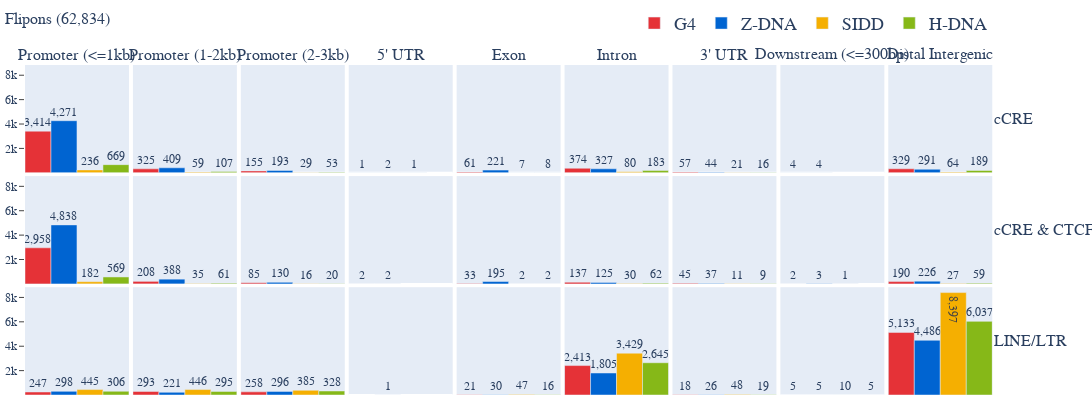

Source (notebook cell):
### Code cell
data_mirna = get_plotly_data(F_FLIPON_TO_DATA)
plot_matrix(
    groups,
    annotations,
    feature_groups,
    plotly_data=data_mirna,
    title=f"Flipons ({data_mirna['count'].sum():,d})",
    height=400,
    fig_title="Figure.draft.1c.png",
)

### Figure 1 — Plotly figure (JSON) as saved in the notebook; plotly's stock layout.template omitted (floating-point values rounded to 4 significant figures)
{"data": [{"marker": {"color": "#e53237"}, "name": "G4", "showlegend": true, "textposition": "outside", "texttemplate": "%{y:,d}", "type": "bar", "width": 1, "x": ["G4"], "xaxis": "x", "y": [3414], "yaxis": "y"}, {"marker": {"color": "#0064d1"}, "name": "Z-DNA", "showlegend": true, "textposition": "outside", "texttemplate": "%{y:,d}", "type": "bar", "width": 1, "x": ["Z-DNA"], "xaxis": "x", "y": [4271], "yaxis": "y"}, {"marker": {"color": "#f5af01"}, "name": "SIDD", "showlegend": true, "textposition": "outside", "texttemplate": "%{y:,d}", "type": "bar", "width": 1, "x": ["SIDD"], "xaxis": "x", "y": [236], "yaxis": "y"}, {"marker": {"color": "#86b818"}, "name": "H-DNA", "showlegend": true, "textposition": "outside", "texttemplate": "%{y:,d}", "type": "bar", "width": 1, "x": ["H-DNA"], "xaxis": "x", "y": [669], "yaxis": "y"}, {"marker": {"color": "#e53237"}, "name": "G4", "showlegend": false, "textposition": "outside", "texttemplate": "%{y:,d}", "type": "bar", "width": 1, "x": ["G4"], "xaxis": "x2", "y": [325], "yaxis": "y2"}, {"marker": {"color": "#0064d1"}, "name": "Z-DNA", "showlegend": false, "textposition": "outside", "texttemplate": "%{y:,d}", "type": "bar", "width": 1, "x": ["Z-DNA"], "xaxis": "x2", "y": [409], "yaxis": "y2"}, {"marker": {"color": "#f5af01"}, "name": "SIDD", "showlegend": false, "textposition": "outside", "texttemplate": "%{y:,d}", "type": "bar", "width": 1, "x": ["SIDD"], "xaxis": "x2", "y": [59], "yaxis": "y2"}, {"marker": {"color": "#86b818"}, "name": "H-DNA", "showlegend": false, "textposition": "outside", "texttemplate": "%{y:,d}", "type": "bar", "width": 1, "x": ["H-DNA"], "xaxis": "x2", "y": [107], "yaxis": "y2"}, {"marker": {"color": "#e53237"}, "name": "G4", "showlegend": false, "textposition": "outside", "texttemplate": "%{y:,d}", "type": "bar", "width": 1, "x": ["G4"], "xaxis": "x3", "y": [155], "yaxis": "y3"}, {"marker": {"color": "#0064d1"}, "name": "Z-DNA", "showlegend": false, "textposition": "outside", "texttemplate": "%{y:,d}", "type": "bar", "width": 1, "x": ["Z-DNA"], "xaxis": "x3", "y": [193], "yaxis": "y3"}, {"marker": {"color": "#f5af01"}, "name": "SIDD", "showlegend": false, "textposition": "outside", "texttemplate": "%{y:,d}", "type": "bar", "width": 1, "x": ["SIDD"], "xaxis": "x3", "y": [29], "yaxis": "y3"}, {"marker": {"color": "#86b818"}, "name": "H-DNA", "showlegend": false, "textposition": "outside", "texttemplate": "%{y:,d}", "type": "bar", "width": 1, "x": ["H-DNA"], "xaxis": "x3", "y": [53], "yaxis": "y3"}, {"marker": {"color": "#e53237"}, "name": "G4", "showlegend": false, "textposition": "outside", "texttemplate": "%{y:,d}", "type": "bar", "width": 1, "x": ["G4"], "xaxis": "x4", "y": [1], "yaxis": "y4"}, {"marker": {"color": "#0064d1"}, "name": "Z-DNA", "showlegend": false, "textposition": "outside", "texttemplate": "%{y:,d}", "type": "bar", "width": 1, "x": ["Z-DNA"], "xaxis": "x4", "y": [2], "yaxis": "y4"}, {"marker": {"color": "#f5af01"}, "name": "SIDD", "showlegend": false, "textposition": "outside", "texttemplate": "%{y:,d}", "type": "bar", "width": 1, "x": ["SIDD"], "xaxis": "x4", "y": [1], "yaxis": "y4"}, {"marker": {"color": "#e53237"}, "name": "G4", "showlegend": false, "textposition": "outside", "texttemplate": "%{y:,d}", "type": "bar", "width": 1, "x": ["G4"], "xaxis": "x5", "y": [61], "yaxis": "y5"}, {"marker": {"color": "#0064d1"}, "name": "Z-DNA", "showlegend": false, "textposition": "outside", "texttemplate": "%{y:,d}", "type": "bar", "width": 1, "x": ["Z-DNA"], "xaxis": "x5", "y": [221], "yaxis": "y5"}, {"marker": {"color": "#f5af01"}, "name": "SIDD", "showlegend": false, "textposition": "outside", "texttemplate": "%{y:,d}", "type": "bar", "width": 1, "x": ["SIDD"], "xaxis": "x5", "y": [7], "yaxis": "y5"}, {"marker": {"color": "#86b818"}, "name": "H-DNA", "showlegend": false, "textposition": "outside", "texttemplate": "%{y:,d}", "type": "bar", "width": 1, "x": ["H-DNA"], "xaxis": "x5", "y": [8], "yaxis": "y5"}, {"marker": {"color": "#e53237"}, "name": "G4", "showlegend": false, "textposition": "outside", "texttemplate": "%{y:,d}", "type": "bar", "width": 1, "x": ["G4"], "xaxis": "x6", "y": [374], "yaxis": "y6"}, {"marker": {"color": "#0064d1"}, "name": "Z-DNA", "showlegend": false, "textposition": "outside", "texttemplate": "%{y:,d}", "type": "bar", "width": 1, "x": ["Z-DNA"], "xaxis": "x6", "y": [327], "yaxis": "y6"}, {"marker": {"color": "#f5af01"}, "name": "SIDD", "showlegend": false, "textposition": "outside", "texttemplate": "%{y:,d}", "type": "bar", "width": 1, "x": ["SIDD"], "xaxis": "x6", "y": [80], "yaxis": "y6"}, {"marker": {"color": "#86b818"}, "name": "H-DNA", "showlegend": false, "textposition": "outside", "texttemplate": "%{y:,d}", "type": "bar", "width": 1, "x": ["H-DNA"], "xaxis": "x6", "y": [183], "yaxis": "y6"}, {"marker": {"color": "#e53237"}, "name": "G4", "showlegend": false, "textposition": "outside", "texttemplate": "%{y:,d}", "type": "bar", "width": 1, "x": ["G4"], "xaxis": "x7", "y": [57], "yaxis": "y7"}, {"marker": {"color": "#0064d1"}, "name": "Z-DNA", "showlegend": false, "textposition": "outside", "texttemplate": "%{y:,d}", "type": "bar", "width": 1, "x": ["Z-DNA"], "xaxis": "x7", "y": [44], "yaxis": "y7"}, {"marker": {"color": "#f5af01"}, "name": "SIDD", "showlegend": false, "textposition": "outside", "texttemplate": "%{y:,d}", "type": "bar", "width": 1, "x": ["SIDD"], "xaxis": "x7", "y": [21], "yaxis": "y7"}, {"marker": {"color": "#86b818"}, "name": "H-DNA", "showlegend": false, "textposition": "outside", "texttemplate": "%{y:,d}", "type": "bar", "width": 1, "x": ["H-DNA"], "xaxis": "x7", "y": [16], "yaxis": "y7"}, {"marker": {"color": "#e53237"}, "name": "G4", "showlegend": false, "textposition": "outside", "texttemplate": "%{y:,d}", "type": "bar", "width": 1, "x": ["G4"], "xaxis": "x8", "y": [4], "yaxis": "y8"}, {"marker": {"color": "#0064d1"}, "name": "Z-DNA", "showlegend": false, "textposition": "outside", "texttemplate": "%{y:,d}", "type": "bar", "width": 1, "x": ["Z-DNA"], "xaxis": "x8", "y": [4], "yaxis": "y8"}, {"marker": {"color": "#e53237"}, "name": "G4", "showlegend": false, "textposition": "outside", "texttemplate": "%{y:,d}", "type": "bar", "width": 1, "x": ["G4"], "xaxis": "x9", "y": [329], "yaxis": "y9"}, {"marker": {"color": "#0064d1"}, "name": "Z-DNA", "showlegend": false, "textposition": "outside", "texttemplate": "%{y:,d}", "type": "bar", "width": 1, "x": ["Z-DNA"], "xaxis": "x9", "y": [291], "yaxis": "y9"}, {"marker": {"color": "#f5af01"}, "name": "SIDD", "showlegend": false, "textposition": "outside", "texttemplate": "%{y:,d}", "type": "bar", "width": 1, "x": ["SIDD"], "xaxis": "x9", "y": [64], "yaxis": "y9"}, {"marker": {"color": "#86b818"}, "name": "H-DNA", "showlegend": false, "textposition": "outside", "texttemplate": "%{y:,d}", "type": "bar", "width": 1, "x": ["H-DNA"], "xaxis": "x9", "y": [189], "yaxis": "y9"}, {"marker": {"color": "#e53237"}, "name": "G4", "showlegend": false, "textposition": "outside", "texttemplate": "%{y:,d}", "type": "bar", "width": 1, "x": ["G4"], "xaxis": "x10", "y": [2958], "yaxis": "y10"}, {"marker": {"color": "#0064d1"}, "name": "Z-DNA", "showlegend": false, "textposition": "outside", "texttemplate": "%{y:,d}", "type": "bar", "width": 1, "x": ["Z-DNA"], "xaxis": "x10", "y": [4838], "yaxis": "y10"}, {"marker": {"color": "#f5af01"}, "name": "SIDD", "showlegend": false, "textposition": "outside", "texttemplate": "%{y:,d}", "type": "bar", "width": 1, "x": ["SIDD"], "xaxis": "x10", "y": [182], "yaxis": "y10"}, {"marker": {"color": "#86b818"}, "name": "H-DNA", "showlegend": false, "textposition": "outside", "texttemplate": "%{y:,d}", "type": "bar", "width": 1, "x": ["H-DNA"], "xaxis": "x10", "y": [569], "yaxis": "y10"}, {"marker": {"color": "#e53237"}, "name": "G4", "showlegend": false, "textposition": "outside", "texttemplate": "%{y:,d}", "type": "bar", "width": 1, "x": ["G4"], "xaxis": "x11", "y": [208], "yaxis": "y11"}, {"marker": {"color": "#0064d1"}, "name": "Z-DNA", "showlegend": false, "textposition": "outside", "texttemplate": "%{y:,d}", "type": "bar", "width": 1, "x": ["Z-DNA"], "xaxis": "x11", "y": [388], "yaxis": "y11"}, {"marker": {"color": "#f5af01"}, "name": "SIDD", "showlegend": false, "textposition": "outside", "texttemplate": "%{y:,d}", "type": "bar", "width": 1, "x": ["SIDD"], "xaxis": "x11", "y": [35], "yaxis": "y11"}, {"marker": {"color": "#86b818"}, "name": "H-DNA", "showlegend": false, "textposition": "outside", "texttemplate": "%{y:,d}", "type": "bar", "width": 1, "x": ["H-DNA"], "xaxis": "x11", "y": [61], "yaxis": "y11"}, {"marker": {"color": "#e53237"}, "name": "G4", "showlegend": false, "textposition": "outside", "texttemplate": "%{y:,d}", "type": "bar", "width": 1, "x": ["G4"], "xaxis": "x12", "y": [85], "yaxis": "y12"}, {"marker": {"color": "#0064d1"}, "name": "Z-DNA", "showlegend": false, "textposition": "outside", "texttemplate": "%{y:,d}", "type": "bar", "width": 1, "x": ["Z-DNA"], "xaxis": "x12", "y": [130], "yaxis": "y12"}, {"marker": {"color": "#f5af01"}, "name": "SIDD", "showlegend": false, "textposition": "outside", "texttemplate": "%{y:,d}", "type": "bar", "width": 1, "x": ["SIDD"], "xaxis": "x12", "y": [16], "yaxis": "y12"}, {"marker": {"color": "#86b818"}, "name": "H-DNA", "showlegend": false, "textposition": "outside", "texttemplate": "%{y:,d}", "type": "bar", "width": 1, "x": ["H-DNA"], "xaxis": "x12", "y": [20], "yaxis": "y12"}, {"marker": {"color": "#e53237"}, "name": "G4", "showlegend": false, "textposition": "outside", "texttemplate": "%{y:,d}", "type": "bar", "width": 1, "x": ["G4"], "xaxis": "x13", "y": [2], "yaxis": "y13"}, {"marker": {"color": "#0064d1"}, "name": "Z-DNA", "showlegend": false, "textposition": "outside", "texttemplate": "%{y:,d}", "type": "bar", "width": 1, "x": ["Z-DNA"], "xaxis": "x13", "y": [2], "yaxis": "y13"}, {"marker": {"color": "#e53237"}, "name": "G4", "showlegend": false, "textposition": "outside", "texttemplate": "%{y:,d}", "type": "bar", "width": 1, "x": ["G4"], "xaxis": "x14", "y": [33], "yaxis": "y14"}, {"marker": {"color": "#0064d1"}, "name": "Z-DNA", "showlegend": false, "textposition": "outside", "texttemplate": "%{y:,d}", "type": "bar", "width": 1, "x": ["Z-DNA"], "xaxis": "x14", "y": [195], "yaxis": "y14"}, {"marker": {"color": "#f5af01"}, "name": "SIDD", "showlegend": false, "textposition": "outside", "texttemplate": "%{y:,d}", "type": "bar", "width": 1, "x": ["SIDD"], "xaxis": "x14", "y": [2], "yaxis": "y14"}, {"marker": {"color": "#86b818"}, "name": "H-DNA", "showlegend": false, "textposition": "outside", "texttemplate": "%{y:,d}", "type": "bar", "width": 1, "x": ["H-DNA"], "xaxis": "x14", "y": [2], "yaxis": "y14"}, {"marker": {"color": "#e53237"}, "name": "G4", "showlegend": false, "textposition": "outside", "texttemplate": "%{y:,d}", "type": "bar", "width": 1, "x": ["G4"], "xaxis": "x15", "y": [137], "yaxis": "y15"}, {"marker": {"color": "#0064d1"}, "name": "Z-DNA", "showlegend": false, "textposition": "outside", "texttemplate": "%{y:,d}", "type": "bar", "width": 1, "x": ["Z-DNA"], "xaxis": "x15", "y": [125], "yaxis": "y15"}, {"marker": {"color": "#f5af01"}, "name": "SIDD", "showlegend": false, "textposition": "outside", "texttemplate": "%{y:,d}", "type": "bar", "width": 1, "x": ["SIDD"], "xaxis": "x15", "y": [30], "yaxis": "y15"}, {"marker": {"color": "#86b818"}, "name": "H-DNA", "showlegend": false, "textposition": "outside", "texttemplate": "%{y:,d}", "type": "bar", "width": 1, "x": ["H-DNA"], "xaxis": "x15", "y": [62], "yaxis": "y15"}, {"marker": {"color": "#e53237"}, "name": "G4", "showlegend": false, "textposition": "outside", "texttemplate": "%{y:,d}", "type": "bar", "width": 1, "x": ["G4"], "xaxis": "x16", "y": [45], "yaxis": "y16"}, {"marker": {"color": "#0064d1"}, "name": "Z-DNA", "showlegend": false, "textposition": "outside", "texttemplate": "%{y:,d}", "type": "bar", "width": 1, "x": ["Z-DNA"], "xaxis": "x16", "y": [37], "yaxis": "y16"}, {"marker": {"color": "#f5af01"}, "name": "SIDD", "showlegend": false, "textposition": "outside", "texttemplate": "%{y:,d}", "type": "bar", "width": 1, "x": ["SIDD"], "xaxis": "x16", "y": [11], "yaxis": "y16"}, {"marker": {"color": "#86b818"}, "name": "H-DNA", "showlegend": false, "textposition": "outside", "texttemplate": "%{y:,d}", "type": "bar", "width": 1, "x": ["H-DNA"], "xaxis": "x16", "y": [9], "yaxis": "y16"}, {"marker": {"color": "#e53237"}, "name": "G4", "showlegend": false, "textposition": "outside", "texttemplate": "%{y:,d}", "type": "bar", "width": 1, "x": ["G4"], "xaxis": "x17", "y": [2], "yaxis": "y17"}, {"marker": {"color": "#0064d1"}, "name": "Z-DNA", "showlegend": false, "textposition": "outside", "texttemplate": "%{y:,d}", "type": "bar", "width": 1, "x": ["Z-DNA"], "xaxis": "x17", "y": [3], "yaxis": "y17"}, {"marker": {"color": "#f5af01"}, "name": "SIDD", "showlegend": false, "textposition": "outside", "texttemplate": "%{y:,d}", "type": "bar", "width": 1, "x": ["SIDD"], "xaxis": "x17", "y": [1], "yaxis": "y17"}, {"marker": {"color": "#e53237"}, "name": "G4", "showlegend": false, "textposition": "outside", "texttemplate": "%{y:,d}", "type": "bar", "width": 1, "x": ["G4"], "xaxis": "x18", "y": [190], "yaxis": "y18"}, {"marker": {"color": "#0064d1"}, "name": "Z-DNA", "showlegend": false, "textposition": "outside", "texttemplate": "%{y:,d}", "type": "bar", "width": 1, "x": ["Z-DNA"], "xaxis": "x18", "y": [226], "yaxis": "y18"}, {"marker": {"color": "#f5af01"}, "name": "SIDD", "showlegend": false, "textposition": "outside", "texttemplate": "%{y:,d}", "type": "bar", "width": 1, "x": ["SIDD"], "xaxis": "x18", "y": [27], "yaxis": "y18"}, {"marker": {"color": "#86b818"}, "name": "H-DNA", "showlegend": false, "textposition": "outside", "texttemplate": "%{y:,d}", "type": "bar", "width": 1, "x": ["H-DNA"], "xaxis": "x18", "y": [59], "yaxis": "y18"}, {"marker": {"color": "#e53237"}, "name": "G4", "showlegend": false, "textposition": "outside", "texttemplate": "%{y:,d}", "type": "bar", "width": 1, "x": ["G4"], "xaxis": "x19", "y": [247], "yaxis": "y19"}, {"marker": {"color": "#0064d1"}, "name": "Z-DNA", "showlegend": false, "textposition": "outside", "texttemplate": "%{y:,d}", "type": "bar", "width": 1, "x": ["Z-DNA"], "xaxis": "x19", "y": [298], "yaxis": "y19"}, {"marker": {"color": "#f5af01"}, "name": "SIDD", "showlegend": false, "textposition": "outside", "texttemplate": "%{y:,d}", "type": "bar", "width": 1, "x": ["SIDD"], "xaxis": "x19", "y": [445], "yaxis": "y19"}, {"marker": {"color": "#86b818"}, "name": "H-DNA", "showlegend": false, "textposition": "outside", "texttemplate": "%{y:,d}", "type": "bar", "width": 1, "x": ["H-DNA"], "xaxis": "x19", "y": [306], "yaxis": "y19"}, {"marker": {"color": "#e53237"}, "name": "G4", "showlegend": false, "textposition": "outside", "texttemplate": "%{y:,d}", "type": "bar", "width": 1, "x": ["G4"], "xaxis": "x20", "y": [293], "yaxis": "y20"}, {"marker": {"color": "#0064d1"}, "name": "Z-DNA", "showlegend": false, "textposition": "outside", "texttemplate": "%{y:,d}", "type": "bar", "width": 1, "x": ["Z-DNA"], "xaxis": "x20", "y": [221], "yaxis": "y20"}, {"marker": {"color": "#f5af01"}, "name": "SIDD", "showlegend": false, "textposition": "outside", "texttemplate": "%{y:,d}", "type": "bar", "width": 1, "x": ["SIDD"], "xaxis": "x20", "y": [446], "yaxis": "y20"}, {"marker": {"color": "#86b818"}, "name": "H-DNA", "showlegend": false, "textposition": "outside", "texttemplate": "%{y:,d}", "type": "bar", "width": 1, "x": ["H-DNA"], "xaxis": "x20", "y": [295], "yaxis": "y20"}, {"marker": {"color": "#e53237"}, "name": "G4", "showlegend": false, "textposition": "outside", "texttemplate": "%{y:,d}", "type": "bar", "width": 1, "x": ["G4"], "xaxis": "x21", "y": [258], "yaxis": "y21"}, {"marker": {"color": "#0064d1"}, "name": "Z-DNA", "showlegend": false, "textposition": "outside", "texttemplate": "%{y:,d}", "type": "bar", "width": 1, "x": ["Z-DNA"], "xaxis": "x21", "y": [296], "yaxis": "y21"}, {"marker": {"color": "#f5af01"}, "name": "SIDD", "showlegend": false, "textposition": "outside", "texttemplate": "%{y:,d}", "type": "bar", "width": 1, "x": ["SIDD"], "xaxis": "x21", "y": [385], "yaxis": "y21"}, {"marker": {"color": "#86b818"}, "name": "H-DNA", "showlegend": false, "textposition": "outside", "texttemplate": "%{y:,d}", "type": "bar", "width": 1, "x": ["H-DNA"], "xaxis": "x21", "y": [328], "yaxis": "y21"}, {"marker": {"color": "#0064d1"}, "name": "Z-DNA", "showlegend": false, "textposition": "outside", "texttemplate": "%{y:,d}", "type": "bar", "width": 1, "x": ["Z-DNA"], "xaxis": "x22", "y": [1], "yaxis": "y22"}, {"marker": {"color": "#e53237"}, "name": "G4", "showlegend": false, "textposition": "outside", "texttemplate": "%{y:,d}", "type": "bar", "width": 1, "x": ["G4"], "xaxis": "x23", "y": [21], "yaxis": "y23"}, {"marker": {"color": "#0064d1"}, "name": "Z-DNA", "showlegend": false, "textposition": "outside", "texttemplate": "%{y:,d}", "type": "bar", "width": 1, "x": ["Z-DNA"], "xaxis": "x23", "y": [30], "yaxis": "y23"}, {"marker": {"color": "#f5af01"}, "name": "SIDD", "showlegend": false, "textposition": "outside", "texttemplate": "%{y:,d}", "type": "bar", "width": 1, "x": ["SIDD"], "xaxis": "x23", "y": [47], "yaxis": "y23"}, {"marker": {"color": "#86b818"}, "name": "H-DNA", "showlegend": false, "textposition": "outside", "texttemplate": "%{y:,d}", "type": "bar", "width": 1, "x": ["H-DNA"], "xaxis": "x23", "y": [16], "yaxis": "y23"}, {"marker": {"color": "#e53237"}, "name": "G4", "showlegend": false, "textposition": "outside", "texttemplate": "%{y:,d}", "type": "bar", "width": 1, "x": ["G4"], "xaxis": "x24", "y": [2413], "yaxis": "y24"}, {"marker": {"color": "#0064d1"}, "name": "Z-DNA", "showlegend": false, "textposition": "outside", "texttemplate": "%{y:,d}", "type": "bar", "width": 1, "x": ["Z-DNA"], "xaxis": "x24", "y": [1805], "yaxis": "y24"}, {"marker": {"color": "#f5af01"}, "name": "SIDD", "showlegend": false, "textposition": "outside", "texttemplate": "%{y:,d}", "type": "bar", "width": 1, "x": ["SIDD"], "xaxis": "x24", "y": [3429], "yaxis": "y24"}, {"marker": {"color": "#86b818"}, "name": "H-DNA", "showlegend": false, "textposition": "outside", "texttemplate": "%{y:,d}", "type": "bar", "width": 1, "x": ["H-DNA"], "xaxis": "x24", "y": [2645], "yaxis": "y24"}, {"marker": {"color": "#e53237"}, "name": "G4", "showlegend": false, "textposition": "outside", "texttemplate": "%{y:,d}", "type": "bar", "width": 1, "x": ["G4"], "xaxis": "x25", "y": [18], "yaxis": "y25"}, {"marker": {"color": "#0064d1"}, "name": "Z-DNA", "showlegend": false, "textposition": "outside", "texttemplate": "%{y:,d}", "type": "bar", "width": 1, "x": ["Z-DNA"], "xaxis": "x25", "y": [26], "yaxis": "y25"}, {"marker": {"color": "#f5af01"}, "name": "SIDD", "showlegend": false, "textposition": "outside", "texttemplate": "%{y:,d}", "type": "bar", "width": 1, "x": ["SIDD"], "xaxis": "x25", "y": [48], "yaxis": "y25"}, {"marker": {"color": "#86b818"}, "name": "H-DNA", "showlegend": false, "textposition": "outside", "texttemplate": "%{y:,d}", "type": "bar", "width": 1, "x": ["H-DNA"], "xaxis": "x25", "y": [19], "yaxis": "y25"}, {"marker": {"color": "#e53237"}, "name": "G4", "showlegend": false, "textposition": "outside", "texttemplate": "%{y:,d}", "type": "bar", "width": 1, "x": ["G4"], "xaxis": "x26", "y": [5], "yaxis": "y26"}, {"marker": {"color": "#0064d1"}, "name": "Z-DNA", "showlegend": false, "textposition": "outside", "texttemplate": "%{y:,d}", "type": "bar", "width": 1, "x": ["Z-DNA"], "xaxis": "x26", "y": [5], "yaxis": "y26"}, {"marker": {"color": "#f5af01"}, "name": "SIDD", "showlegend": false, "textposition": "outside", "texttemplate": "%{y:,d}", "type": "bar", "width": 1, "x": ["SIDD"], "xaxis": "x26", "y": [10], "yaxis": "y26"}, {"marker": {"color": "#86b818"}, "name": "H-DNA", "showlegend": false, "textposition": "outside", "texttemplate": "%{y:,d}", "type": "bar", "width": 1, "x": ["H-DNA"], "xaxis": "x26", "y": [5], "yaxis": "y26"}, {"marker": {"color": "#e53237"}, "name": "G4", "showlegend": false, "textposition": "outside", "texttemplate": "%{y:,d}", "type": "bar", "width": 1, "x": ["G4"], "xaxis": "x27", "y": [5133], "yaxis": "y27"}, {"marker": {"color": "#0064d1"}, "name": "Z-DNA", "showlegend": false, "textposition": "outside", "texttemplate": "%{y:,d}", "type": "bar", "width": 1, "x": ["Z-DNA"], "xaxis": "x27", "y": [4486], "yaxis": "y27"}, {"marker": {"color": "#f5af01"}, "name": "SIDD", "showlegend": false, "textposition": "inside", "texttemplate": "%{y:,d}", "type": "bar", "width": 1, "x": ["SIDD"], "xaxis": "x27", "y": [8397], "yaxis": "y27"}, {"marker": {"color": "#86b818"}, "name": "H-DNA", "showlegend": false, "textposition": "outside", "texttemplate": "%{y:,d}", "type": "bar", "width": 1, "x": ["H-DNA"], "xaxis": "x27", "y": [6037], "yaxis": "y27"}], "layout": {"annotations": [{"align": "left", "font": {"size": 16}, "showarrow": false, "text": "Promoter (<=1kb)", "textangle": 0, "x": 0.05267, "xanchor": "center", "xref": "paper", "y": 1, "yanchor": "bottom", "yref": "paper"}, {"align": "left", "font": {"size": 16}, "showarrow": false, "text": "Promoter (1-2kb)", "textangle": 0, "x": 0.162, "xanchor": "center", "xref": "paper", "y": 1, "yanchor": "bottom", "yref": "paper"}, {"align": "left", "font": {"size": 16}, "showarrow": false, "text": "Promoter (2-3kb)", "textangle": 0, "x": 0.2713, "xanchor": "center", "xref": "paper", "y": 1, "yanchor": "bottom", "yref": "paper"}, {"align": "left", "font": {"size": 16}, "showarrow": false, "text": "5' UTR", "textangle": 0, "x": 0.3807, "xanchor": "center", "xref": "paper", "y": 1, "yanchor": "bottom", "yref": "paper"}, {"align": "left", "font": {"size": 16}, "showarrow": false, "text": "Exon", "textangle": 0, "x": 0.49, "xanchor": "center", "xref": "paper", "y": 1, "yanchor": "bottom", "yref": "paper"}, {"align": "left", "font": {"size": 16}, "showarrow": false, "text": "Intron", "textangle": 0, "x": 0.5993, "xanchor": "center", "xref": "paper", "y": 1, "yanchor": "bottom", "yref": "paper"}, {"align": "left", "font": {"size": 16}, "showarrow": false, "text": "3' UTR", "textangle": 0, "x": 0.7087, "xanchor": "center", "xref": "paper", "y": 1, "yanchor": "bottom", "yref": "paper"}, {"align": "left", "font": {"size": 16}, "showarrow": false, "text": "Downstream (<=300bp)", "textangle": 0, "x": 0.818, "xanchor": "center", "xref": "paper", "y": 1, "yanchor": "bottom", "yref": "paper"}, {"align": "left", "font": {"size": 16}, "showarrow": false, "text": "Distal Intergenic", "textangle": 0, "x": 0.9273, "xanchor": "center", "xref": "paper", "y": 1, "yanchor": "bottom", "yref": "paper"}, {"align": "left", "font": {"size": 16}, "showarrow": false, "text": "cCRE", "textangle": 0, "x": 0.98, "xanchor": "left", "xref": "paper", "y": 0.8367, "yanchor": "middle", "yref": "paper"}, {"align": "left", "font": {"size": 16}, "showarrow": false, "text": "cCRE & CTCF", "textangle": 0, "x": 0.98, "xanchor": "left", "xref": "paper", "y": 0.5, "yanchor": "middle", "yref": "paper"}, {"align": "left", "font": {"size": 16}, "showarrow": false, "text": "LINE/LTR", "textangle": 0, "x": 0.98, "xanchor": "left", "xref": "paper", "y": 0.1633, "yanchor": "middle", "yref": "paper"}], "font": {"family": "monospace", "size": 12}, "height": 400, "legend": {"font": {"size": 18}, "orientation": "h", "x": 0.98, "xanchor": "right", "y": 1.07, "yanchor": "bottom"}, "margin": {"b": 5, "l": 5, "r": 80, "t": 55}, "title": {"text": "<span style='font-size: 16px;'>Flipons (62,834)</span>", "x": 0.005, "y": 0.97}, "uniformtext": {"minsize": 12}, "width": 1800, "xaxis": {"anchor": "y", "domain": [0, 0.1053], "matches": "x19", "showticklabels": false, "type": "category", "visible": false}, "xaxis10": {"anchor": "y10", "domain": [0, 0.1053], "matches": "x19", "showticklabels": false, "type": "category", "visible": false}, "xaxis11": {"anchor": "y11", "domain": [0.1093, 0.2147], "matches": "x19", "showticklabels": false, "type": "category", "visible": false}, "xaxis12": {"anchor": "y12", "domain": [0.2187, 0.324], "matches": "x19", "showticklabels": false, "type": "category", "visible": false}, "xaxis13": {"anchor": "y13", "domain": [0.328, 0.4333], "matches": "x19", "showticklabels": false, "type": "category", "visible": false}, "xaxis14": {"anchor": "y14", "domain": [0.4373, 0.5427], "matches": "x19", "showticklabels": false, "type": "category", "visible": false}, "xaxis15": {"anchor": "y15", "domain": [0.5467, 0.652], "matches": "x19", "showticklabels": false, "type": "category", "visible": false}, "xaxis16": {"anchor": "y16", "domain": [0.656, 0.7613], "matches": "x19", "showticklabels": false, "type": "category", "visible": false}, "xaxis17": {"anchor": "y17", "domain": [0.7653, 0.8707], "matches": "x19", "showticklabels": false, "type": "category", "visible": false}, "xaxis18": {"anchor": "y18", "domain": [0.8747, 0.98], "matches": "x19", "showticklabels": false, "type": "category", "visible": false}, "xaxis19": {"anchor": "y19", "domain": [0, 0.1053], "type": "category", "visible": false}, "xaxis2": {"anchor": "y2", "domain": [0.1093, 0.2147], "matches": "x19", "showticklabels": false, "type": "category", "visible": false}, "xaxis20": {"anchor": "y20", "domain": [0.1093, 0.2147], "matches": "x19", "type": "category", "visible": false}, "xaxis21": {"anchor": "y21", "domain": [0.2187, 0.324], "matches": "x19", "type": "category", "visible": false}, "xaxis22": {"anchor": "y22", "domain": [0.328, 0.4333], "matches": "x19", "type": "category", "visible": false}, "xaxis23": {"anchor": "y23", "domain": [0.4373, 0.5427], "matches": "x19", "type": "category", "visible": false}, "xaxis24": {"anchor": "y24", "domain": [0.5467, 0.652], "matches": "x19", "type": "category", "visible": false}, "xaxis25": {"anchor": "y25", "domain": [0.656, 0.7613], "matches": "x19", "type": "category", "visible": false}, "xaxis26": {"anchor": "y26", "domain": [0.7653, 0.8707], "matches": "x19", "type": "category", "visible": false}, "xaxis27": {"anchor": "y27", "domain": [0.8747, 0.98], "matches": "x19", "type": "category", "visible": false}, "xaxis3": {"anchor": "y3", "domain": [0.2187, 0.324], "matches": "x19", "showticklabels": false, "type": "category", "visible": false}, "xaxis4": {"anchor": "y4", "domain": [0.328, 0.4333], "matches": "x19", "showticklabels": false, "type": "category", "visible": false}, "xaxis5": {"anchor": "y5", "domain": [0.4373, 0.5427], "matches": "x19", "showticklabels": false, "type": "category", "visible": false}, "xaxis6": {"anchor": "y6", "domain": [0.5467, 0.652], "matches": "x19", "showticklabels": false, "type": "category", "visible": false}, "xaxis7": {"anchor": "y7", "domain": [0.656, 0.7613], "matches": "x19", "showticklabels": false, "type": "category", "visible": false}, "xaxis8": {"anchor": "y8", "domain": [0.7653, 0.8707], "matches": "x19", "showticklabels": false, "type": "category", "visible": false}, "xaxis9": {"anchor": "y9", "domain": [0.8747, 0.98], "matches": "x19", "showticklabels": false, "type": "category", "visible": false}, "yaxis": {"anchor": "x", "domain": [0.6733, 1], "matches": "y19", "showgrid": false, "tickformat": "s", "tickmode": "array", "ticks": "outside", "tickvals": [2000, 4000, 6000, 8000]}, "yaxis10": {"anchor": "x10", "domain": [0.3367, 0.6633], "matches": "y19", "showgrid": false, "tickformat": "s", "tickmode": "array", "ticks": "outside", "tickvals": [2000, 4000, 6000, 8000]}, "yaxis11": {"anchor": "x11", "domain": [0.3367, 0.6633], "matches": "y19", "showgrid": false, "showticklabels": false, "tickformat": "s", "tickmode": "array", "ticks": "", "tickvals": [2000, 4000, 6000, 8000]}, "yaxis12": {"anchor": "x12", "domain": [0.3367, 0.6633], "matches": "y19", "showgrid": false, "showticklabels": false, "tickformat": "s", "tickmode": "array", "ticks": "", "tickvals": [2000, 4000, 6000, 8000]}, "yaxis13": {"anchor": "x13", "domain": [0.3367, 0.6633], "matches": "y19", "showgrid": false, "showticklabels": false, "tickformat": "s", "tickmode": "array", "ticks": "", "tickvals": [2000, 4000, 6000, 8000]}, "yaxis14": {"anchor": "x14", "domain": [0.3367, 0.6633], "matches": "y19", "showgrid": false, "showticklabels": false, "tickformat": "s", "tickmode": "array", "ticks": "", "tickvals": [2000, 4000, 6000, 8000]}, "yaxis15": {"anchor": "x15", "domain": [0.3367, 0.6633], "matches": "y19", "showgrid": false, "showticklabels": false, "tickformat": "s", "tickmode": "array", "ticks": "", "tickvals": [2000, 4000, 6000, 8000]}, "yaxis16": {"anchor": "x16", "domain": [0.3367, 0.6633], "matches": "y19", "showgrid": false, "showticklabels": false, "tickformat": "s", "tickmode": "array", "ticks": "", "tickvals": [2000, 4000, 6000, 8000]}, "yaxis17": {"anchor": "x17", "domain": [0.3367, 0.6633], "matches": "y19", "showgrid": false, "showticklabels": false, "tickformat": "s", "tickmode": "array", "ticks": "", "tickvals": [2000, 4000, 6000, 8000]}, "yaxis18": {"anchor": "x18", "domain": [0.3367, 0.6633], "matches": "y19", "showgrid": false, "showticklabels": false, "tickformat": "s", "tickmode": "array", "ticks": "", "tickvals": [2000, 4000, 6000, 8000]}, "yaxis19": {"anchor": "x19", "domain": [0, 0.3267], "showgrid": false, "tickformat": "s", "tickmode": "array", "ticks": "outside", "tickvals": [2000, 4000, 6000, 8000]}, "yaxis2": {"anchor": "x2", "domain": [0.6733, 1], "matches": "y19", "showgrid": false, "showticklabels": false, "tickformat": "s", "tickmode": "array", "ticks": "", "tickvals": [2000, 4000, 6000, 8000]}, "yaxis20": {"anchor": "x20", "domain": [0, 0.3267], "matches": "y19", "showgrid": false, "showticklabels": false, "tickformat": "s", "tickmode": "array", "ticks": "", "tickvals": [2000, 4000, 6000, 8000]}, "yaxis21": {"anchor": "x21", "domain": [0, 0.3267], "matches": "y19", "showgrid": false, "showticklabels": false, "tickformat": "s", "tickmode": "array", "ticks": "", "tickvals": [2000, 4000, 6000, 8000]}, "yaxis22": {"anchor": "x22", "domain": [0, 0.3267], "matches": "y19", "showgrid": false, "showticklabels": false, "tickformat": "s", "tickmode": "array", "ticks": "", "tickvals": [2000, 4000, 6000, 8000]}, "yaxis23": {"anchor": "x23", "domain": [0, 0.3267], "matches": "y19", "showgrid": false, "showticklabels": false, "tickformat": "s", "tickmode": "array", "ticks": "", "tickvals": [2000, 4000, 6000, 8000]}, "yaxis24": {"anchor": "x24", "domain": [0, 0.3267], "matches": "y19", "showgrid": false, "showticklabels": false, "tickformat": "s", "tickmode": "array", "ticks": "", "tickvals": [2000, 4000, 6000, 8000]}, "yaxis25": {"anchor": "x25", "domain": [0, 0.3267], "matches": "y19", "showgrid": false, "showticklabels": false, "tickformat": "s", "tickmode": "array", "ticks": "", "tickvals": [2000, 4000, 6000, 8000]}, "yaxis26": {"anchor": "x26", "domain": [0, 0.3267], "matches": "y19", "showgrid": false, "showticklabels": false, "tickformat": "s", "tickmode": "array", "ticks": "", "tickvals": [2000, 4000, 6000, 8000]}, "yaxis27": {"anchor": "x27", "domain": [0, 0.3267], "matches": "y19", "showgrid": false, "showticklabels": false, "tickformat": "s", "tickmode": "array", "ticks": "", "tickvals": [2000, 4000, 6000, 8000]}, "yaxis3": {"anchor": "x3", "domain": [0.6733, 1], "matches": "y19", "showgrid": false, "showticklabels": false, "tickformat": "s", "tickmode": "array", "ticks": "", "tickvals": [2000, 4000, 6000, 8000]}, "yaxis4": {"anchor": "x4", "domain": [0.6733, 1], "matches": "y19", "showgrid": false, "showticklabels": false, "tickformat": "s", "tickmode": "array", "ticks": "", "tickvals": [2000, 4000, 6000, 8000]}, "yaxis5": {"anchor": "x5", "domain": [0.6733, 1], "matches": "y19", "showgrid": false, "showticklabels": false, "tickformat": "s", "tickmode": "array", "ticks": "", "tickvals": [2000, 4000, 6000, 8000]}, "yaxis6": {"anchor": "x6", "domain": [0.6733, 1], "matches": "y19", "showgrid": false, "showticklabels": false, "tickformat": "s", "tickmode": "array", "ticks": "", "tickvals": [2000, 4000, 6000, 8000]}, "yaxis7": {"anchor": "x7", "domain": [0.6733, 1], "matches": "y19", "showgrid": false, "showticklabels": false, "tickformat": "s", "tickmode": "array", "ticks": "", "tickvals": [2000, 4000, 6000, 8000]}, "yaxis8": {"anchor": "x8", "domain": [0.6733, 1], "matches": "y19", "showgrid": false, "showticklabels": false, "tickformat": "s", "tickmode": "array", "ticks": "", "tickvals": [2000, 4000, 6000, 8000]}, "yaxis9": {"anchor": "x9", "domain": [0.6733, 1], "matches": "y19", "showgrid": false, "showticklabels": false, "tickformat": "s", "tickmode": "array", "ticks": "", "tickvals": [2000, 4000, 6000, 8000]}}}
